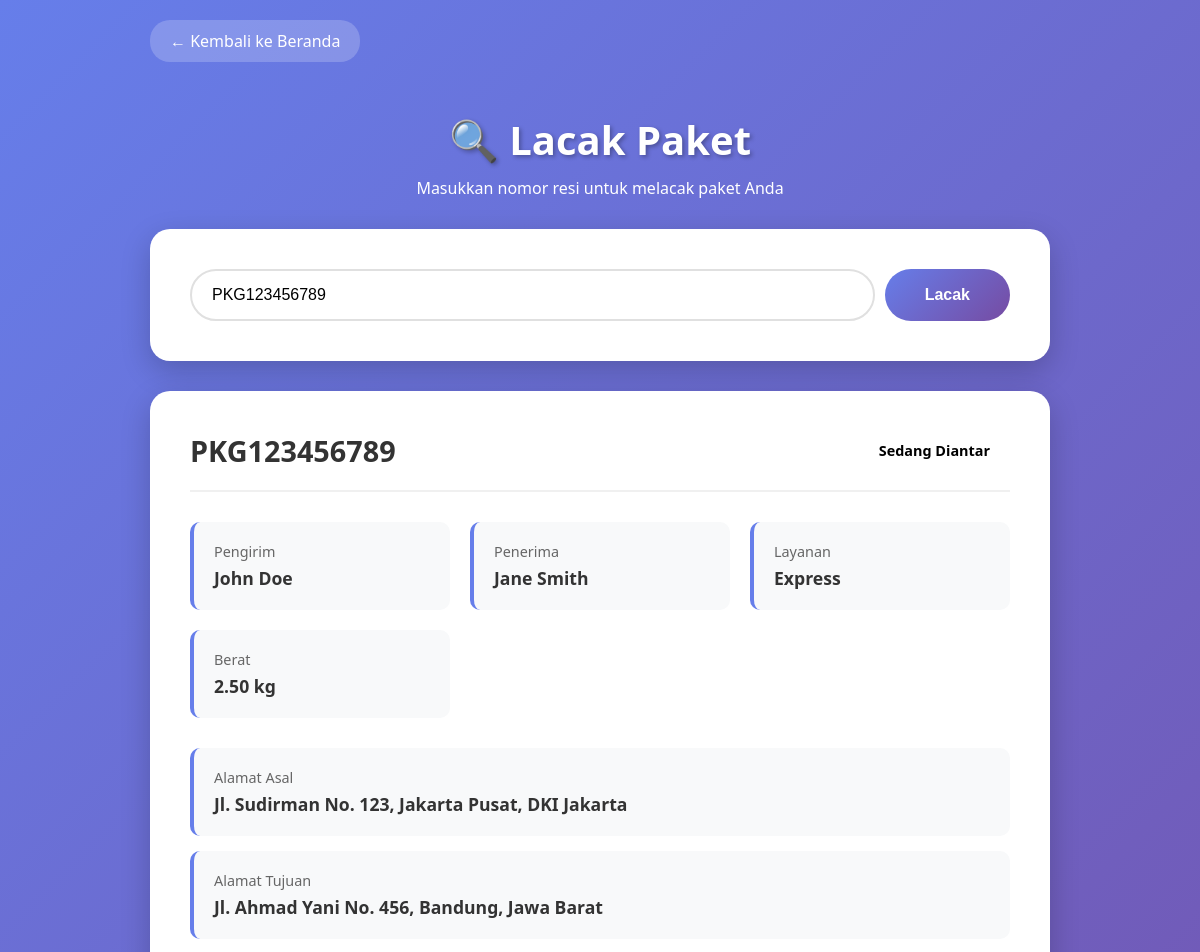
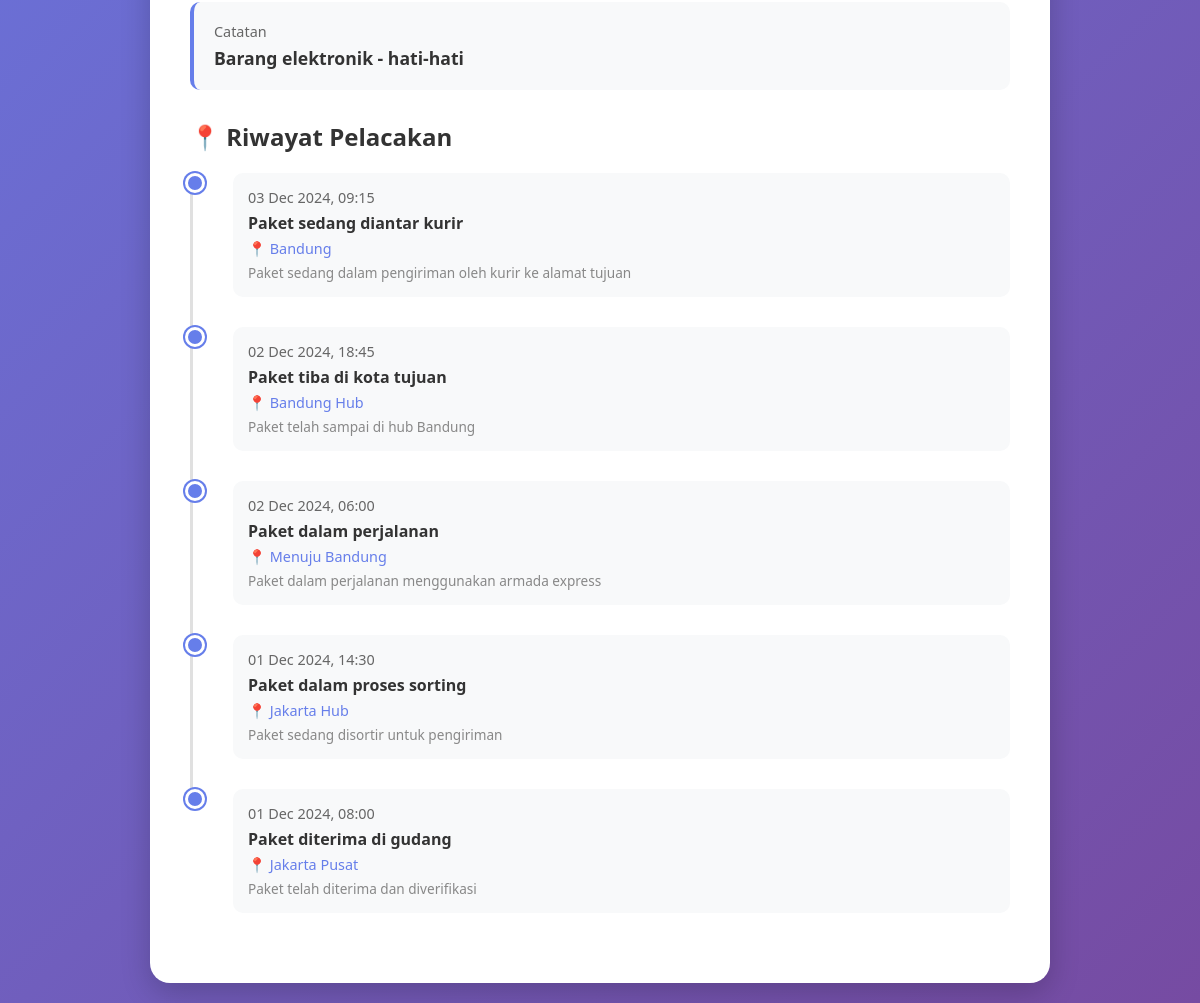
The app's page /lacak.php?resi=PKG123456789 with its own data (2 pictures, top to bottom).
### tables this page shows
CREATE TABLE IF NOT EXISTS paket (
    id INT AUTO_INCREMENT PRIMARY KEY,
    nomor_resi VARCHAR(50) UNIQUE NOT NULL,
    nama_pengirim VARCHAR(100) NOT NULL,
    nama_penerima VARCHAR(100) NOT NULL,
    alamat_asal TEXT NOT NULL,
    alamat_tujuan TEXT NOT NULL,
    berat DECIMAL(10,2) NOT NULL,
    layanan ENUM('Regular', 'Express', 'Same Day') NOT NULL,
    status ENUM('Pending', 'Diproses', 'Dalam Perjalanan', 'Tiba di Kota Tujuan', 'Sedang Diantar', 'Terkirim') NOT NULL DEFAULT 'Pending',
    tanggal_kirim DATE NOT NULL,
    catatan TEXT,
    created_at TIMESTAMP DEFAULT CURRENT_TIMESTAMP,
    updated_at TIMESTAMP DEFAULT CURRENT_TIMESTAMP ON UPDATE CURRENT_TIMESTAMP,
    INDEX idx_nomor_resi (nomor_resi),
    INDEX idx_status (status),
    INDEX idx_tanggal_kirim (tanggal_kirim)
);

CREATE TABLE IF NOT EXISTS tracking_history (
    id INT AUTO_INCREMENT PRIMARY KEY,
    paket_id INT NOT NULL,
    tanggal_waktu DATETIME NOT NULL,
    status_tracking VARCHAR(100) NOT NULL,
    lokasi VARCHAR(200) NOT NULL,
    keterangan TEXT,
    created_at TIMESTAMP DEFAULT CURRENT_TIMESTAMP,
    FOREIGN KEY (paket_id) REFERENCES paket(id) ON DELETE CASCADE,
    INDEX idx_paket_id (paket_id),
    INDEX idx_tanggal_waktu (tanggal_waktu)
);

### config.php (called while the page is built, shortened)
<?php
$conn = mysqli_connect(DB_HOST, DB_USER, DB_PASS, DB_NAME);
mysqli_set_charset($conn, "utf8mb4");
function clean_input($data) {
    global $conn;
    $data = trim($data);
    $data = stripslashes($data);
    $data = htmlspecialchars($data);
    $data = mysqli_real_escape_string($conn, $data);
    return $data;
}
?>

### lacak.php (the view, shortened to what this page needs)
<?php
require_once 'config.php';
$paket_data = null;
$tracking_data = array();
if (isset($_GET['resi']) && !empty($_GET['resi'])) {
    $nomor_resi = clean_input($_GET['resi']);
    $query_paket = "SELECT * FROM paket WHERE nomor_resi = '$nomor_resi'";
    $result_paket = mysqli_query($conn, $query_paket);
    if (mysqli_num_rows($result_paket) > 0) {
        $paket_data = mysqli_fetch_assoc($result_paket);
        $query_tracking = "SELECT * FROM tracking_history WHERE paket_id = " . $paket_data['id'] . " ORDER BY tanggal_waktu DESC";
        $result_tracking = mysqli_query($conn, $query_tracking);
        while ($row = mysqli_fetch_assoc($result_tracking)) {
            $tracking_data[] = $row;
        }
    } else {
        $error_message = "Paket dengan nomor resi <strong>$nomor_resi</strong> tidak ditemukan!";
    }
}
?>
<!DOCTYPE html>
<html lang="id">
<head>
</head>
<body>
    <div class="container">
        <a href="homepage.php" class="back-btn">← Kembali ke Beranda</a>
        <div class="header">
            <h1>🔍 Lacak Paket</h1>
            <p>Masukkan nomor resi untuk melacak paket Anda</p>
        </div>
        <div class="search-card">
            <form method="GET" action="" class="search-box">
                <input type="text" name="resi" class="search-input" placeholder="Masukkan nomor resi (contoh: PKG123456789)" value="<?php echo isset($_GET['resi']) ? htmlspecialchars($_GET['resi']) : ''; ?>" required>
                <button type="submit" class="search-btn">Lacak</button>
            </form>
        </div>
        <?php if ($paket_data): ?>
        <div class="result-card">
            <div class="result-header">
                <h2><?php echo htmlspecialchars($paket_data['nomor_resi']); ?></h2>
                <span class="status-badge status-<?php echo str_replace(' ', '.', $paket_data['status']); ?>">
                    <?php echo htmlspecialchars($paket_data['status']); ?>
                </span>
            </div>
            <div class="info-grid">
                <div class="info-item">
                    <div class="info-label">Pengirim</div>
                    <div class="info-value"><?php echo htmlspecialchars($paket_data['nama_pengirim']); ?></div>
                </div>
                <div class="info-item">
                    <div class="info-label">Penerima</div>
                    <div class="info-value"><?php echo htmlspecialchars($paket_data['nama_penerima']); ?></div>
                </div>
                <div class="info-item">
                    <div class="info-label">Layanan</div>
                    <div class="info-value"><?php echo htmlspecialchars($paket_data['layanan']); ?></div>
                </div>
                <div class="info-item">
                    <div class="info-label">Berat</div>
                    <div class="info-value"><?php echo htmlspecialchars($paket_data['berat']); ?> kg</div>
                </div>
            </div>
            <div class="info-item">
                <div class="info-label">Alamat Asal</div>
                <div class="info-value"><?php echo htmlspecialchars($paket_data['alamat_asal']); ?></div>
            </div>
            <div class="info-item" style="margin-top: 15px;">
                <div class="info-label">Alamat Tujuan</div>
                <div class="info-value"><?php echo htmlspecialchars($paket_data['alamat_tujuan']); ?></div>
            </div>
            <?php if ($paket_data['catatan']): ?>
            <div class="info-item" style="margin-top: 15px;">
                <div class="info-label">Catatan</div>
                <div class="info-value"><?php echo htmlspecialchars($paket_data['catatan']); ?></div>
            </div>
            <?php endif; ?>
            <div class="timeline">
                <h3>📍 Riwayat Pelacakan</h3>
                <?php if (count($tracking_data) > 0): ?>
                    <?php foreach ($tracking_data as $tracking): ?>
                    <div class="timeline-item">
                        <div class="timeline-content">
                            <div class="timeline-time">
                                <?php echo date('d M Y, H:i', strtotime($tracking['tanggal_waktu'])); ?>
                            </div>
                            <div class="timeline-text"><?php echo htmlspecialchars($tracking['status_tracking']); ?></div>
                            <div class="timeline-location">📍 <?php echo htmlspecialchars($tracking['lokasi']); ?></div>
                            <?php if ($tracking['keterangan']): ?>
                            <div style="font-size: 0.85em; color: #888; margin-top: 5px;">
                                <?php echo htmlspecialchars($tracking['keterangan']); ?>
                            </div>
                            <?php endif; ?>
                        </div>
                    </div>
                    <?php endforeach; ?>
                <?php else: ?>
                    <p style="color: #666;">Belum ada riwayat pelacakan.</p>
                <?php endif; ?>
            </div>
        </div>
        <?php endif; ?>
    </div>
</body>
</html>

### lacak.php (style rules this page uses)
* { margin: 0; padding: 0; box-sizing: border-box; }
body { font-family: 'Segoe UI', Tahoma, Geneva, Verdana, sans-serif; background: linear-gradient(135deg, #667eea 0%, #764ba2 100%); min-height: 100vh; padding: 20px; }
.container { max-width: 900px; margin: 0 auto; }
.header { text-align: center; color: white; padding: 30px 0; }
.header h1 { font-size: 2.5em; margin-bottom: 10px; text-shadow: 2px 2px 4px rgba(0,0,0,0.3); }
.back-btn { display: inline-block; color: white; text-decoration: none; margin-bottom: 20px; padding: 10px 20px; background: rgba(255,255,255,0.2); border-radius: 20px; transition: all 0.3s ease; }
.search-card { background: white; border-radius: 20px; padding: 40px; box-shadow: 0 10px 30px rgba(0,0,0,0.2); margin-bottom: 30px; }
.search-box { display: flex; gap: 10px; }
.search-input { flex: 1; padding: 15px 20px; border: 2px solid #e0e0e0; border-radius: 50px; font-size: 1em; transition: all 0.3s ease; }
.search-btn { padding: 15px 40px; background: linear-gradient(135deg, #667eea 0%, #764ba2 100%); color: white; border: none; border-radius: 50px; font-weight: bold; cursor: pointer; transition: all 0.3s ease; font-size: 1em; }
.result-card { background: white; border-radius: 20px; padding: 40px; box-shadow: 0 10px 30px rgba(0,0,0,0.2); animation: slideIn 0.5s ease; }
.result-header { display: flex; justify-content: space-between; align-items: center; margin-bottom: 30px; padding-bottom: 20px; border-bottom: 2px solid #f0f0f0; }
.result-header h2 { color: #333; font-size: 1.8em; }
.status-badge { padding: 10px 20px; border-radius: 20px; font-weight: bold; font-size: 0.9em; }
.info-grid { display: grid; grid-template-columns: repeat(auto-fit, minmax(250px, 1fr)); gap: 20px; margin-bottom: 30px; }
.info-item { padding: 20px; background: #f8f9fa; border-radius: 10px; border-left: 4px solid #667eea; }
.info-label { font-size: 0.9em; color: #666; margin-bottom: 5px; }
.info-value { font-size: 1.1em; color: #333; font-weight: 600; }
.timeline { margin-top: 30px; }
.timeline h3 { color: #333; margin-bottom: 20px; font-size: 1.5em; }
.timeline-item { position: relative; padding-left: 40px; padding-bottom: 30px; border-left: 3px solid #e0e0e0; }
.timeline-item:last-child { border-left-color: transparent; }
.timeline-item::before { content: ''; position: absolute; left: -8px; top: 0; width: 14px; height: 14px; border-radius: 50%; background: #667eea; border: 3px solid white; box-shadow: 0 0 0 2px #667eea; }
.timeline-content { background: #f8f9fa; padding: 15px; border-radius: 10px; }
.timeline-time { font-size: 0.9em; color: #666; margin-bottom: 5px; }
.timeline-text { color: #333; font-weight: 600; }
.timeline-location { font-size: 0.9em; color: #667eea; margin-top: 5px; }

### records on screen
paket: nomor_resi "PKG123456789", status "Sedang Diantar", nama_pengirim "John Doe", nama_penerima "Jane Smith", layanan "Express", berat "2.50", alamat_asal "Jl. Sudirman No. 123, Jakarta Pusat, DKI Jakarta", alamat_tujuan "Jl. Ahmad Yani No. 456, Bandung, Jawa Barat", catatan "Barang elektronik - hati-hati"
tracking_history: tanggal_waktu "03 Dec 2024, 09:15", status_tracking "Paket sedang diantar kurir", lokasi "Bandung", keterangan "Paket sedang dalam pengiriman oleh kurir ke alamat tujuan"
tracking_history: tanggal_waktu "02 Dec 2024, 18:45", status_tracking "Paket tiba di kota tujuan", lokasi "Bandung Hub", keterangan "Paket telah sampai di hub Bandung"
tracking_history: tanggal_waktu "02 Dec 2024, 06:00", status_tracking "Paket dalam perjalanan", lokasi "Menuju Bandung", keterangan "Paket dalam perjalanan menggunakan armada express"
tracking_history: tanggal_waktu "01 Dec 2024, 14:30", status_tracking "Paket dalam proses sorting", lokasi "Jakarta Hub", keterangan "Paket sedang disortir untuk pengiriman"
tracking_history: tanggal_waktu "01 Dec 2024, 08:00", status_tracking "Paket diterima di gudang", lokasi "Jakarta Pusat", keterangan "Paket telah diterima dan diverifikasi"
